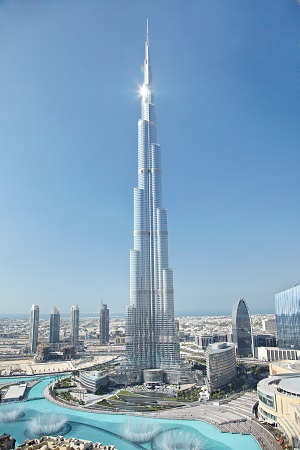
#> input picture train/burj.jpeg, 300 x 450 px, given in place of bigben.jpeg, which was not available
$ python checker.py
#> lines starting #> are read from the running program, lines starting #| are printed output that depends on the picture; pictures that were not available may be replaced by others from this repository, and a replacement may not be noted
import cv2

img1 = cv2.imread('train/bigben.jpeg',0)
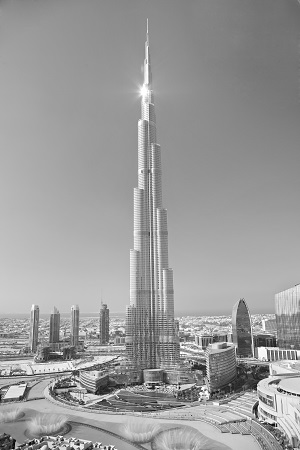
#> img1: shape (450, 300); min 0, max 255, mean 154.8
img2 = cv2.imread('test/toronto.jpeg',0)
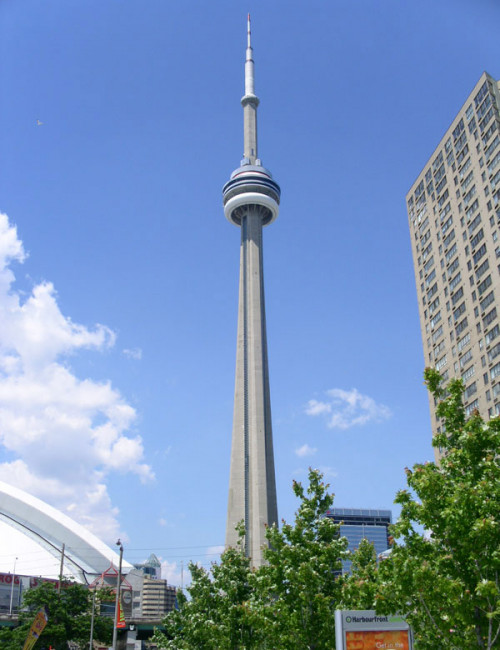
#> input picture train/toronto.jpeg, 500 x 650 px, found by its file name
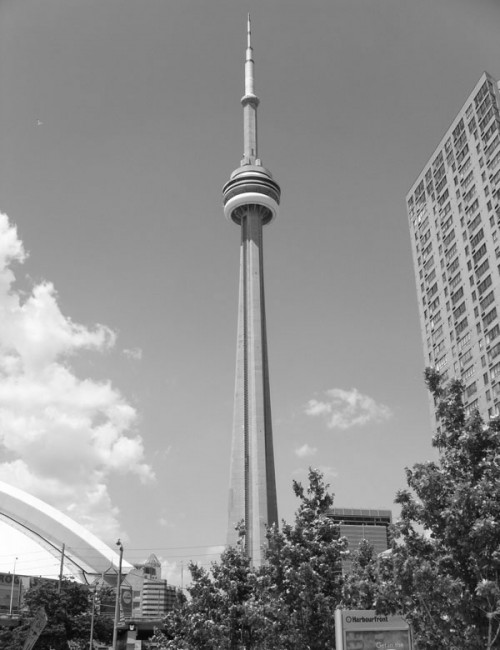
#> img2: shape (650, 500); min 0, max 255, mean 142.1

orb = cv2.ORB_create(nfeatures=1500)

kp1, des1 = orb.detectAndCompute(img1,None)
#> kp1 = 1209 keypoints; strongest (x, y, size): (156, 386, 31), (179, 387, 31), (257, 402, 31), (153, 388, 31)
kp2, des2 = orb.detectAndCompute(img2,None)
#> kp2 = 1422 keypoints; strongest (x, y, size): (59, 576, 31), (431, 535, 31), (57, 578, 31), (60, 576, 37.2)
imgKp1 = cv2.drawKeypoints(img1,kp1,None)
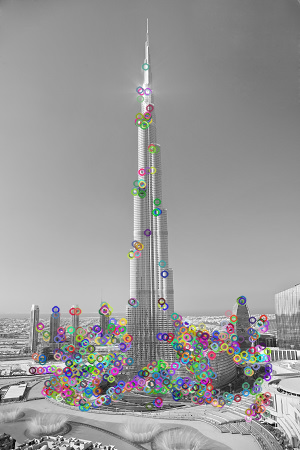
#> imgKp1: shape (450, 300, 3); mean of channels 0, 1, 2 153, 152.8, 153.3; drawn as B, G, R
imgKp2 = cv2.drawKeypoints(img2,kp2,None)
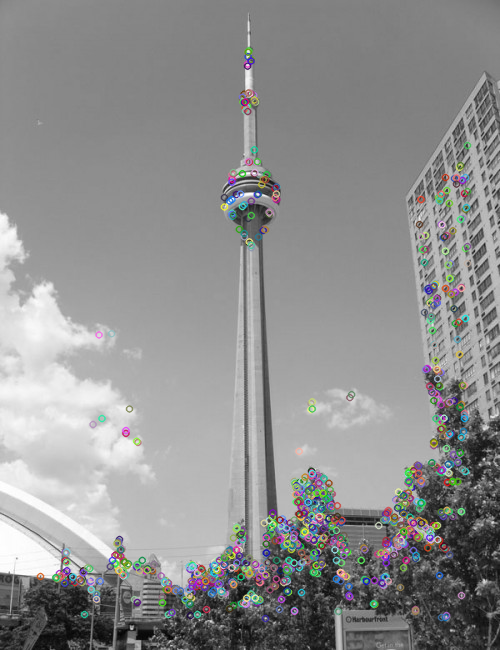
#> imgKp2: shape (650, 500, 3); mean of channels 0, 1, 2 142.7, 142.7, 142.5; drawn as B, G, R

bf = cv2.BFMatcher()
matches = bf.knnMatch(des1,des2,k=2)
#> matches = 1209 matches

good = []
for m, n in matches:
    if m.distance < 0.75 * n.distance:
        good.append([m])
#> after the loop, good = 6 matches
print(len(good))
#| 6
